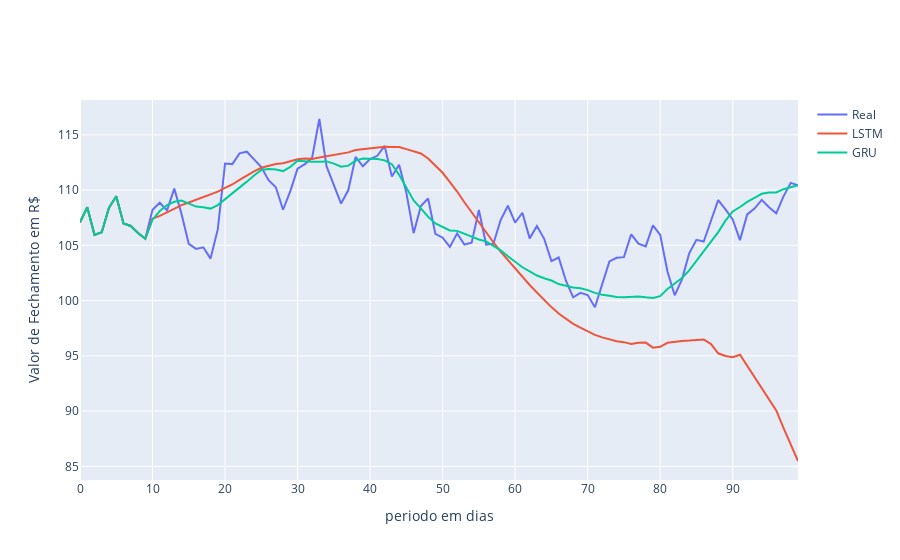

The code cell stored with this chart in its notebook:
### Code cell
import plotly.graph_objs as go
fig = go.Figure()

fig.add_trace(go.Scatter(
   y=bova11['close'][-100:],
   name="Real")
)

fig.add_trace(go.Scatter(
   y=pred_90_lstm['close'][-100:],
   name="LSTM")
)

fig.add_trace(go.Scatter(
   y=pred_90_gru.close[-100:],
   name="GRU")
)

fig.update_layout(
   #title="Banda de Bollinger superior e inferior dos ultimos 60 dias de fechamento de 2009 a Fev 2023",
    yaxis_title="Valor de Fechamento em R$",
    xaxis_title="periodo em dias",
   #legend_title="legend",
)
fig.show()
